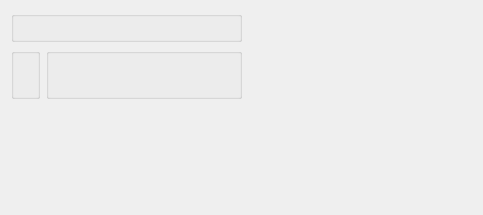
<?xml version="1.0" encoding="UTF-8"?>
<ui version="4.0">
 <comment>This file is part of the xTuple ERP: PostBooks Edition, a free and
open source Enterprise Resource Planning software suite,
Copyright (c) 1999-2010 by OpenMFG LLC, d/b/a xTuple.
It is licensed to you under the Common Public Attribution License
version 1.0, the full text of which (including xTuple-specific Exhibits)
is available at www.xtuple.com/CPAL.  By using this software, you agree
to be bound by its terms.</comment>
 <class>dspSummarizedSalesByCustomerType</class>
 <widget class="QWidget" name="dspSummarizedSalesByCustomerType">
  <property name="geometry">
   <rect>
    <x>0</x>
    <y>0</y>
    <width>483</width>
    <height>215</height>
   </rect>
  </property>
  <property name="windowTitle">
   <string>Summarized Sales by Customer Type</string>
  </property>
  <layout class="QHBoxLayout" name="horizontalLayout">
   <item>
    <layout class="QGridLayout" name="gridLayout_3">
     <item row="0" column="0" colspan="2">
      <widget class="ParameterGroup" name="_customerType">
       <property name="title">
        <string/>
       </property>
       <property name="fixedSize">
        <bool>false</bool>
       </property>
      </widget>
     </item>
     <item row="1" column="0">
      <widget class="WarehouseGroup" name="_warehouse">
       <property name="title">
        <string/>
       </property>
       <property name="fixedSize">
        <bool>false</bool>
       </property>
      </widget>
     </item>
     <item row="1" column="1">
      <widget class="QGroupBox" name="_datesGroup">
       <property name="title">
        <string/>
       </property>
       <layout class="QGridLayout" name="gridLayout_2">
        <item row="0" column="0">
         <widget class="DateCluster" name="_dates"/>
        </item>
        <item row="0" column="1">
         <spacer name="horizontalSpacer_2">
          <property name="orientation">
           <enum>Qt::Horizontal</enum>
          </property>
          <property name="sizeHint" stdset="0">
           <size>
            <width>0</width>
            <height>20</height>
           </size>
          </property>
         </spacer>
        </item>
       </layout>
      </widget>
     </item>
     <item row="2" column="0" colspan="2">
      <spacer name="verticalSpacer">
       <property name="orientation">
        <enum>Qt::Vertical</enum>
       </property>
       <property name="sizeHint" stdset="0">
        <size>
         <width>20</width>
         <height>0</height>
        </size>
       </property>
      </spacer>
     </item>
    </layout>
   </item>
   <item>
    <spacer name="horizontalSpacer">
     <property name="orientation">
      <enum>Qt::Horizontal</enum>
     </property>
     <property name="sizeHint" stdset="0">
      <size>
       <width>59</width>
       <height>20</height>
      </size>
     </property>
    </spacer>
   </item>
  </layout>
 </widget>
 <layoutdefault spacing="6" margin="11"/>
 <pixmapfunction>qPixmapFromMimeSource</pixmapfunction>
 <customwidgets>
  <customwidget>
   <class>DateCluster</class>
   <extends>QWidget</extends>
   <header>datecluster.h</header>
  </customwidget>
  <customwidget>
   <class>ParameterGroup</class>
   <extends>QGroupBox</extends>
   <header>parametergroup.h</header>
  </customwidget>
  <customwidget>
   <class>WarehouseGroup</class>
   <extends>QGroupBox</extends>
   <header>warehousegroup.h</header>
  </customwidget>
 </customwidgets>
 <tabstops>
  <tabstop>_customerType</tabstop>
 </tabstops>
 <resources/>
 <connections/>
</ui>
